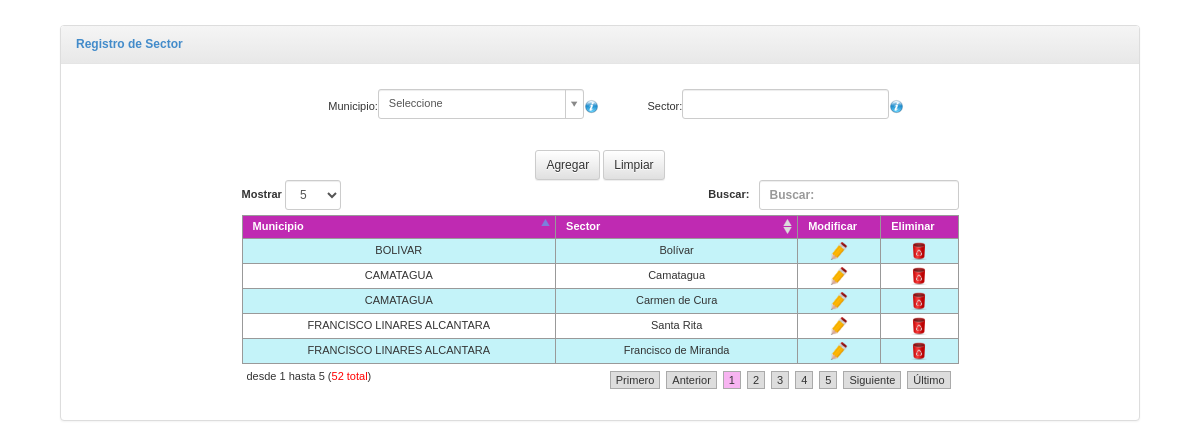
Screenshot of /vista/mantenimiento/sector.php with the database file from the repository.
### tables this page shows
CREATE TABLE `sector` (
  `cod_sector` int(11) NOT NULL AUTO_INCREMENT,
  `sector` varchar(100) DEFAULT NULL,
  `cod_municipio` int(11) DEFAULT NULL,
  PRIMARY KEY (`cod_sector`),
  KEY `cod_municipio` (`cod_municipio`),
  CONSTRAINT `sector_ibfk_1` FOREIGN KEY (`cod_municipio`) REFERENCES `municipios` (`codigo_municipio`) ON DELETE CASCADE ON UPDATE CASCADE
);

CREATE TABLE `municipios` (
  `codigo_municipio` int(11) NOT NULL,
  `municipio` varchar(100) DEFAULT NULL,
  PRIMARY KEY (`codigo_municipio`)
);

### modelo/mantenimientos/Sector.php (called while the page is built, shortened)
<?php
class Sector extends Seguridad
{
    public function getSectorAll()
    {
        $data   = array(
            'tabla'      => 'sector s, municipios m ',
            'campos'     => "m.codigo_municipio,m.municipio,s.cod_sector,s.sector",
            'condicion'  => 's.cod_municipio=m.codigo_municipio',
            'order'      => 's.cod_sector '
        );
        $result = $this->select($data, FALSE);
        return $result;
    }
    public function getMunicipio()
    {
        $data   = array('tabla' => 'municipios', 'campos' => "codigo_municipio,municipio");
        $result = $this->select($data, FALSE);
        return $result;
    }
}

### modelo/seguridad/Conexion.php (called while the page is built, shortened)
<?php
class Conexion
{
    private static $_server   = 'localhost';
    private static $_user     = 'root';
    private static $_password = '';
    protected $bd            = 'maternidad';
    private $_conn            = NULL;
    private $_state_conn      = FALSE;
    private function _open_conn()
    {
        $this->_conn= @new mysqli(self::$_server, self::$_user, self::$_password, $this->bd);
        if ((int) $this->_conn->connect_errno > 0) {
            echo utf8_encode("<div style='color:#FF0000;text-align:center;margin:0 auto'>" . $this->_conn->connect_error . "</div>");
            exit(utf8_decode("<div style='color:#FF0000;text-align:center;margin:0 auto'>Ocurri&oacute; un Error Comuniquese con informatica</div>"));
        } else {
            $this->_state_conn = TRUE;
            $this->_conn->set_charset('utf8');
            return $this->_conn;
        }
    }
    public function select($options, $type = 'BOTH')
    {
        switch ($type) {
            default:
                $type = MYSQLI_BOTH;
                break;
        }
        if ($this->_conn && $this->_state_conn) {
            $default            = array(
                'tabla'     => '',
                'campos'    => '*',
                'condicion' => '1',
                'ordenar'   => '1',
                'limite'    => 200
            );
            $options            = array_merge($default, $options);
            $sql                = "SELECT {$options['campos']} FROM {$options['tabla']} WHERE {$options['condicion']} ORDER BY {$options['ordenar']} LIMIT {$options['limite']}";
            $this->_state_query = $this->_conn->query($sql);
            if ($this->_state_conn && $this->_state_query && $this->_state_query->num_rows > 0) {
                $total = $this->_state_query->num_rows;
                for ($i = 0; $i < $total; $i++) {
                    $this->_state_query->data_seek($i);
                    $row[$i] = $this->_state_query->fetch_array($type);
                }
                return $row;
            }else{
                return FALSE;
            }
        }
    }
    private function _close_conn()
    {
        if ($this->_state_conn=== TRUE) {
            $this->_state_conn= FALSE;
        }
    }
}

### vista/mantenimiento/sector.php (the view, shortened to what this page needs)
<?php
require_once '../../modelo/mantenimientos/Sector.php';
$objmod = new Sector();
$result_mun = $objmod->getMunicipio();
$img_mod    = _img_dt . _img_dt_mod;
$img_del    = _img_dt . _img_dt_del;
?>
<!DOCTYPE html>
<html>
    <head>
        <link rel="stylesheet" type="text/css" href="<?php echo _ruta_librerias_css . _css_boostrap; ?>"/>
        <link rel="stylesheet" type="text/css" href="<?php echo _ruta_librerias_css . _css_boostrap_theme; ?>"/>
        <link rel="stylesheet" type="text/css" href="<?php echo _ruta_librerias_css . _css_select2; ?>"/>
        <link rel="stylesheet" type="text/css" href="<?php echo _ruta_librerias_css . _css_select2_bootstrap; ?>"/>
        <link rel="stylesheet" type="text/css" href="<?php echo _ruta_librerias_css . _css_estilos; ?>"/>
    </head>
    <body>
        <div class="panel panel-default" style="width : 90%;margin: auto;height: auto;position: relative; top:25px;">
            <div class="panel-heading" style="font-weight: bold;font-size: 12px;">Registro de Sector</div>
            <div class="panel-body">
                <table width="679" border="0" align="center">
                    <tr>
                        <td align="center">
                            <form name="frmsector" id="frmsector" method="post" enctype="multipart/form-data">
                                <table width="610" align="center">
                                    <tr>
                                        <td width="80" height="40" align="right">Municipio:</td>
                                        <td width="199">
                                            <div id="div_especialidad" style="margin-top: 10px;" class="form-group">
                                            </div>
                                        </td>
                                        <td width="33"><img style="cursor: pointer" id="imgsector1" src="../../imagenes/img_info.png" width="15" height="15" alt="img_info"/></td>
                                        <td width="62" height="40" align="right">Sector:</td>
                                        <td width="200">
                                            <div id="div_sector" style="margin-top: 10px" class="form-group">
                                                <input type="text" class="form-control input-sm" id="sector" name="sector" value="" maxlength="50" />
                                            </div>
                                        </td>
                                        <td width="8"><img style="cursor: pointer" id="imgsector" src="../../imagenes/img_info.png" width="15" height="15" alt="img_info"/></td>
                                    </tr>
                                    <tr>
                                        <td  colspan="9" align="right">&nbsp;</td>
                                    </tr>
                                    <tr>
                                        <td  colspan="6" align="center">
                                            <div id="botones">
                                                <input class="btn btn-default btn-sm" id="btnaccion" name="btnaccion" type="button" value="Agregar" />
                                                <input class="btn btn-default btn-sm" id="btnlimpiar" name="btnlimpiar" type="button" value="Limpiar" />
                                            </div>
                                        </td>
                                    </tr>
                                </table>
                            </form>
                        </td>
                    </tr>
                    <tr>
                        <td  align="center">
                            <table width="717"  border="0" cellspacing="1" class="dataTable" id="tabla">
                                <thead>
                                    <tr>
                                        <th>Municipio</th>
                                        <th>Sector</th>
                                        <th>Modificar</th>
                                        <th>Eliminar</th>
                                    </tr>
                                </thead>
                                <tbody>
                                    <?php
                                    $result     = $objmod->getSectorAll();
                                    for ($i = 0; $i < count($result); $i++) {
                                        ?>
                                        <tr>
                                            <td id="<?php echo $result[$i]['codigo_municipio']; ?>"><?php echo $result[$i]['municipio']; ?></td>
                                            <td id="<?php echo $result[$i]['cod_sector']; ?>"><?php echo $result[$i]['sector']; ?></td>
                                            <td>
                                                <img id="<?php echo $result[$i]['codigo_municipio'] . ',' . $result[$i]['cod_sector']; ?>" class="modificar"  title="Modificar" style="cursor: pointer" src="<?php echo $img_mod; ?>" width="18" height="18" alt="Modificar"/>
                                            </td>
                                            <td>
                                                <img id="<?php echo $result[$i]['cod_sector']; ?>" class="eliminar"  title="Eliminar" style="cursor: pointer" src="<?php echo $img_del; ?>" width="18" height="18"  alt="Eliminar"/>
                                            </td>
                                        </tr>
                                        <?php
                                    }
                                    ?>
                                </tbody>
                            </table>
                        </td>
                    </tr>
                    <tr>
                        <td>&nbsp;</td>
                    </tr>
                </table>
            </div>
        </div>
    </body>
</html>

### librerias/css/estilos.css (style rules this page uses)
html,body,select,input,textarea,table,label,span,div { font-family:Arial, Helvetica, sans-serif; font-size: 11px; }
table thead tr th { font-family:Arial, Helvetica, sans-serif;font-size: 11px; }
table tbody tr td { font-family:Arial, Helvetica, sans-serif;font-size: 11px; }
table.dataTable { clear:both;width:100%;font-size:12px;background-color:#666;margin:0 ;border:1px solid #999 }
table.dataTable thead th { font-weight:700;background-color:#BF2AB2;cursor:pointer;color:#FFF;padding:3px 18px 3px 10px;border:1px solid #999 }
table.dataTable thead tr th { border:1px solid #999 }
table.dataTable tbody tr td { border:1px solid #999 }
table.dataTable td { cursor:default;padding:3px 10px;border:1px solid #999 }
table.dataTable td.center,table.dataTable td.dataTables_empty { text-align:center }
table.dataTable tr.odd { background-color:#C4F3F9 }
table.dataTable tr.even { background-color:#FFFFFF }
table.dataTable thead th.sorting_false { cursor:default }
.sorting { background:url(../../imagenes/datatable/sort_both.png) no-repeat center right }
.sorting_asc { background:url(../../imagenes/datatable/sort_asc.png) no-repeat center right }
.panel-heading { background-color: #FFFFFF !important; padding: 10px 15px; border-bottom: 1px solid #E5E5E5 !important; border-top-right-radius: 3px; border-top-left-radius: 3px; color: #428BCA !important; }

### rows the page displays
sector: cod_municipio.municipio "BOLIVAR", sector "Bolívar"
sector: cod_municipio.municipio "CAMATAGUA", sector "Camatagua"
sector: cod_municipio.municipio "CAMATAGUA", sector "Carmen de Cura"
sector: cod_municipio.municipio "FRANCISCO LINARES ALCANTARA", sector "Santa Rita"
sector: cod_municipio.municipio "FRANCISCO LINARES ALCANTARA", sector "Francisco de Miranda"
